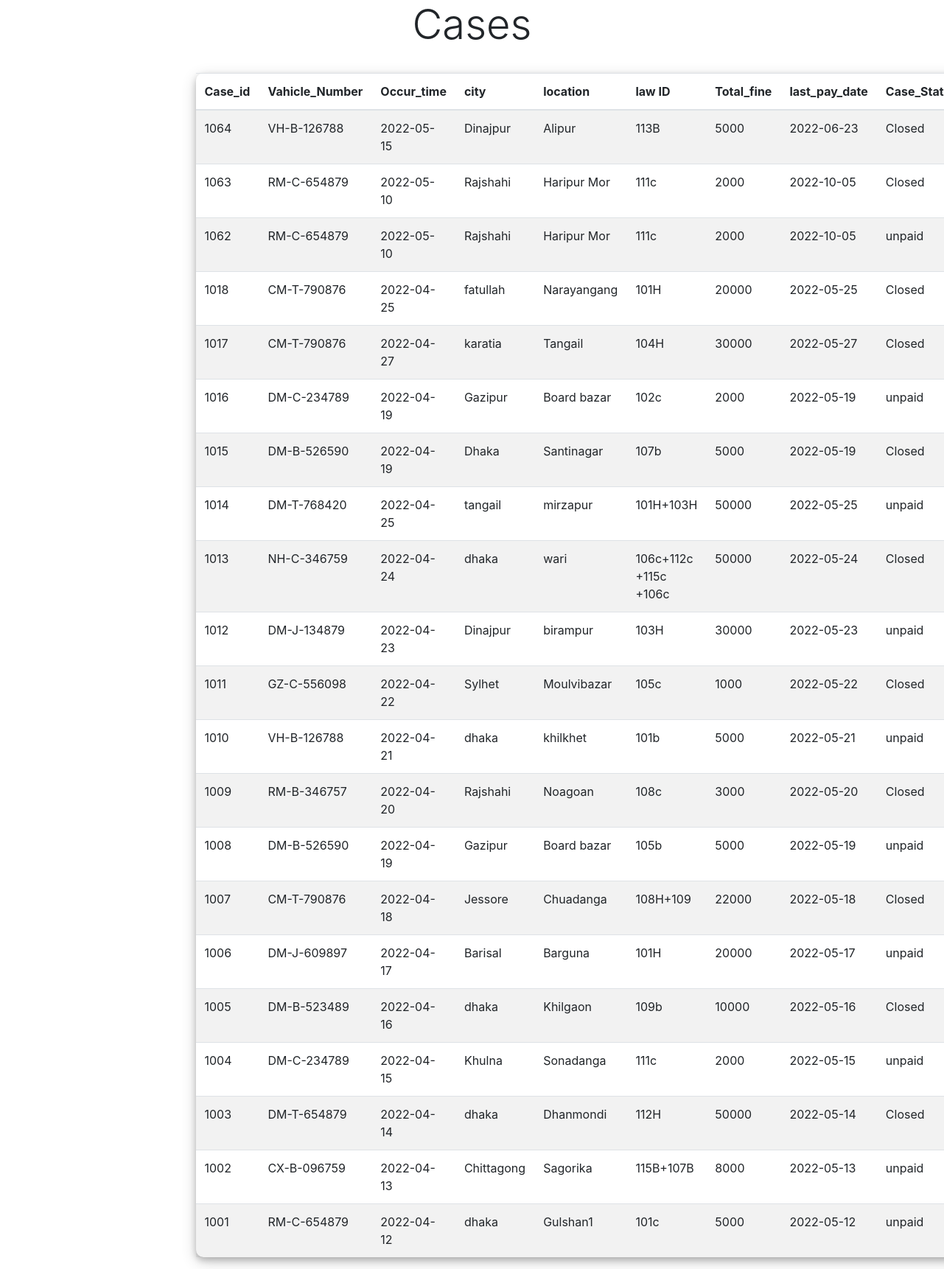
Screenshot of /casehome.php with the database file from the repository.
### tables this page shows
CREATE TABLE `cases` (
  `Case_id` int(11) NOT NULL,
  `Vahicle_Number` varchar(15) DEFAULT NULL,
  `Occur_time` date DEFAULT current_timestamp(),
  `city` varchar(20) DEFAULT NULL,
  `location` varchar(20) DEFAULT NULL,
  `law_id1` varchar(50) DEFAULT NULL,
  `Total_fine` int(11) DEFAULT NULL,
  `last_pay_date` date DEFAULT '2022-06-23',
  `Case_Status` varchar(10) DEFAULT 'unpaid'
);

### templates/viewcasepolice.php (called while the page is built)
<?php
include "DB_connect.php";
$sql = "SELECT * FROM cases ORDER BY Case_id  DESC";
$result = mysqli_query($conn, $sql);

### casehome.php (the view, shortened to what this page needs)
<?php include "templates/viewcasepolice.php"; ?>
<!DOCTYPE html>
<html>
<head>
	<link rel="stylesheet" href="https://maxcdn.bootstrapcdn.com/bootstrap/4.0.0/css/bootstrap.min.css">
    <link rel="stylesheet" href="css/style.css">
</head>
<body>
	<div class="container">
		<div class="box">
			<h4 class="display-4 text-center">Cases</h4><br>
			<?php if (mysqli_num_rows($result)) { ?>
			<table class="table table-striped">
			  <thead>
			    <tr>
			      <th scope="col">Case_id </th>
                  <th scope="col">Vahicle_Number </th>
                  <th scope="col">Occur_time </th>
                  <th scope="col">city </th>
                  <th scope="col">location </th>
                  <th scope="col">law ID </th>
                  <th scope="col">Total_fine </th>
                  <th scope="col">last_pay_date </th>
                  <th scope="col">Case_Status </th>
			    </tr>
			  </thead>
			  <tbody>
			  	<?php
			  	   while($rows = mysqli_fetch_assoc($result)){
			  	 ?>
			    <tr>
			      <td><?=$rows['Case_id']?></td>
			      <td><?php echo $rows['Vahicle_Number']; ?></td>
                  <td><?=$rows['Occur_time']?></td>
                  <td><?=$rows['city']?></td>
                  <td><?=$rows['location']?></td>
                  <td><?=$rows['law_id1']?></td>
			      <td><?=$rows['Total_fine']?></td>
                  <td><?=$rows['last_pay_date']?></td>
			      <td><?=$rows['Case_Status']?></td>
			    </tr>
			    <?php } ?>
			  </tbody>
			</table>
			<?php } ?>
		</div>
	</div>
</body>
</html>

### css/style.css (style rules this page uses)
.container { min-height: 100vh; display: flex; justify-content: center; align-items: center; flex-direction: column; }
.box { width: 750px; }
.container table { padding: 20px; border-radius: 10px; box-shadow: 0 4px 8px 0 rgba(0, 0, 0, 0.2), 0 6px 20px 0 rgba(0, 0, 0, 0.19); }

### rows the page displays
cases: Case_id "1064", Vahicle_Number "VH-B-126788", Occur_time "2022-05-15", city "Dinajpur", location "Alipur", law_id1 "113B", Total_fine "5000", last_pay_date "2022-06-23", Case_Status "Closed"
cases: Case_id "1063", Vahicle_Number "RM-C-654879", Occur_time "2022-05-10", city "Rajshahi", location "Haripur Mor", law_id1 "111c", Total_fine "2000", last_pay_date "2022-10-05", Case_Status "Closed"
cases: Case_id "1062", Vahicle_Number "RM-C-654879", Occur_time "2022-05-10", city "Rajshahi", location "Haripur Mor", law_id1 "111c", Total_fine "2000", last_pay_date "2022-10-05", Case_Status "unpaid"
cases: Case_id "1018", Vahicle_Number "CM-T-790876", Occur_time "2022-04-25", city "fatullah", location "Narayangang", law_id1 "101H", Total_fine "20000", last_pay_date "2022-05-25", Case_Status "Closed"
cases: Case_id "1017", Vahicle_Number "CM-T-790876", Occur_time "2022-04-27", city "karatia", location "Tangail", law_id1 "104H", Total_fine "30000", last_pay_date "2022-05-27", Case_Status "Closed"
cases: Case_id "1016", Vahicle_Number "DM-C-234789", Occur_time "2022-04-19", city "Gazipur", location "Board bazar", law_id1 "102c", Total_fine "2000", last_pay_date "2022-05-19", Case_Status "unpaid"
cases: Case_id "1015", Vahicle_Number "DM-B-526590", Occur_time "2022-04-19", city "Dhaka", location "Santinagar", law_id1 "107b", Total_fine "5000", last_pay_date "2022-05-19", Case_Status "Closed"
cases: Case_id "1014", Vahicle_Number "DM-T-768420", Occur_time "2022-04-25", city "tangail", location "mirzapur", law_id1 "101H+103H", Total_fine "50000", last_pay_date "2022-05-25", Case_Status "unpaid"
cases: Case_id "1013", Vahicle_Number "NH-C-346759", Occur_time "2022-04-24", city "dhaka", location "wari", law_id1 "106c+112c +115c +106c", Total_fine "50000", last_pay_date "2022-05-24", Case_Status "Closed"
cases: Case_id "1012", Vahicle_Number "DM-J-134879", Occur_time "2022-04-23", city "Dinajpur", location "birampur", law_id1 "103H", Total_fine "30000", last_pay_date "2022-05-23", Case_Status "unpaid"
cases: Case_id "1011", Vahicle_Number "GZ-C-556098", Occur_time "2022-04-22", city "Sylhet", location "Moulvibazar", law_id1 "105c", Total_fine "1000", last_pay_date "2022-05-22", Case_Status "Closed"
cases: Case_id "1010", Vahicle_Number "VH-B-126788", Occur_time "2022-04-21", city "dhaka", location "khilkhet", law_id1 "101b", Total_fine "5000", last_pay_date "2022-05-21", Case_Status "unpaid"
cases: Case_id "1009", Vahicle_Number "RM-B-346757", Occur_time "2022-04-20", city "Rajshahi", location "Noagoan", law_id1 "108c", Total_fine "3000", last_pay_date "2022-05-20", Case_Status "Closed"
cases: Case_id "1008", Vahicle_Number "DM-B-526590", Occur_time "2022-04-19", city "Gazipur", location "Board bazar", law_id1 "105b", Total_fine "5000", last_pay_date "2022-05-19", Case_Status "unpaid"
cases: Case_id "1007", Vahicle_Number "CM-T-790876", Occur_time "2022-04-18", city "Jessore", location "Chuadanga", law_id1 "108H+109", Total_fine "22000", last_pay_date "2022-05-18", Case_Status "Closed"
cases: Case_id "1006", Vahicle_Number "DM-J-609897", Occur_time "2022-04-17", city "Barisal", location "Barguna", law_id1 "101H", Total_fine "20000", last_pay_date "2022-05-17", Case_Status "unpaid"
cases: Case_id "1005", Vahicle_Number "DM-B-523489", Occur_time "2022-04-16", city "dhaka", location "Khilgaon", law_id1 "109b", Total_fine "10000", last_pay_date "2022-05-16", Case_Status "Closed"
cases: Case_id "1004", Vahicle_Number "DM-C-234789", Occur_time "2022-04-15", city "Khulna", location "Sonadanga", law_id1 "111c", Total_fine "2000", last_pay_date "2022-05-15", Case_Status "unpaid"
cases: Case_id "1003", Vahicle_Number "DM-T-654879", Occur_time "2022-04-14", city "dhaka", location "Dhanmondi", law_id1 "112H", Total_fine "50000", last_pay_date "2022-05-14", Case_Status "Closed"
cases: Case_id "1002", Vahicle_Number "CX-B-096759", Occur_time "2022-04-13", city "Chittagong", location "Sagorika", law_id1 "115B+107B", Total_fine "8000", last_pay_date "2022-05-13", Case_Status "unpaid"
cases: Case_id "1001", Vahicle_Number "RM-C-654879", Occur_time "2022-04-12", city "dhaka", location "Gulshan1", law_id1 "101c", Total_fine "5000", last_pay_date "2022-05-12", Case_Status "unpaid"
